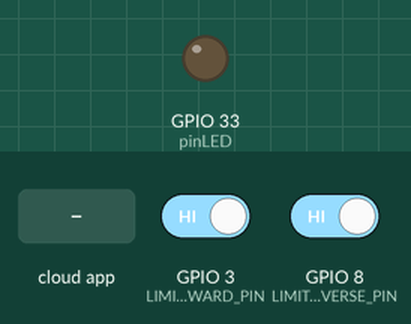
Bench run of a program on a simulated ESP32-S3. Shown: output pins drawn as LEDs (lit = HIGH). Dashed ring = blinking. The inputs (shaded band) are chosen by the test bench; at power-on: GPIO 3 (LIMIT_FORWARD_PIN) HIGH, GPIO 8 (LIMIT_REVERSE_PIN) HIGH. The ROS host is connected and sends only what is stated.

Above: at 1.2 s.
1.3 s: the phone or cloud app sets motor_cmd to 0
At 1.6 s:
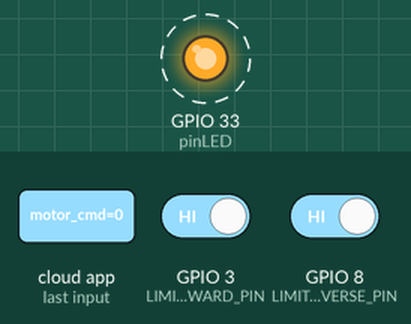
Timing chart, 0 to 10.3 s (numbered marks = the images above; inputs shaded):
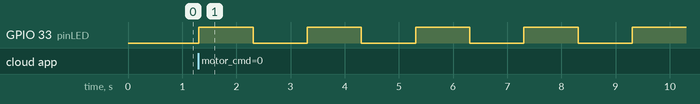

Measured:
- after the input at 1.3 s, GPIO 33 (pinLED): alternates HIGH for 1.0 s and LOW for 1.0 s, starting at once

The program:

main.cpp
```cpp
#include <ros.h>
#include <std_msgs/UInt8.h>
#include <std_msgs/Int8.h>
#include <Arduino.h>
#define pinLED 33
int myTime;
// Pines para limit switches
#define LIMIT_FORWARD_PIN 3  // NC
#define LIMIT_REVERSE_PIN 8  // NO

ros::NodeHandle nh;

std_msgs::UInt8 limit_msg;
ros::Publisher limit_pub("/limit_switches", &limit_msg);

void motorCmdCallback(const std_msgs::Int8& cmd_msg) {
    switch(cmd_msg.data){
      case -1:
        myTime = 250;
      break;
      case 1:
        myTime = 500;
      break;
      case 0:
        myTime = 1000;
      break;
      default:
        myTime = 2000;
      break;
    }
    for(int x=0; x<20; x++){
      digitalWrite(pinLED, HIGH);
      delay(myTime);
      digitalWrite(pinLED, LOW);
      delay(myTime);

    }
    // Implementar control del motor basado en cmd_msg.data
    // -1: reversa, 0: stop, 1: adelante
    // Aquí iría tu código para controlar el driver del motor NEMA
}

ros::Subscriber<std_msgs::Int8> motor_sub("/motor_cmd", &motorCmdCallback);

void setup() {
    // Inicializar pines
    pinMode(LIMIT_FORWARD_PIN, INPUT_PULLUP);
    pinMode(LIMIT_REVERSE_PIN, INPUT_PULLUP);
    pinMode(pinLED, OUTPUT);
    // Inicializar ROS
    nh.initNode();
    nh.advertise(limit_pub);
    nh.subscribe(motor_sub);
}

void loop() {
    // Leer estado de los limit switches
    uint8_t limit_state = 0;
    if (digitalRead(LIMIT_FORWARD_PIN)) limit_state |= 0x01; // Bit 0: forward
    if (digitalRead(LIMIT_REVERSE_PIN)) limit_state |= 0x02; // Bit 1: reverse

    // Publicar estado
    limit_msg.data = limit_state;
    limit_pub.publish(&limit_msg);

    nh.spinOnce();
    delay(10);
}
```
